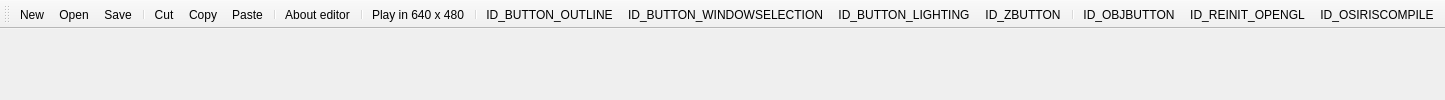
<?xml version="1.0"?>
<ui version="4.0">
  <class>Form</class>
  <widget class="QMainWindow" name="idr_mainframe_toolbar">
    <widget class="QToolBar" name="IDR_MAINFRAME">
      <addaction name="ID_FILE_NEW" />
      <addaction name="ID_FILE_OPEN" />
      <addaction name="ID_FILE_SAVE" />
      <addaction name="separator" />
      <addaction name="ID_EDIT_CUT" />
      <addaction name="ID_EDIT_COPY" />
      <addaction name="ID_EDIT_PASTE" />
      <addaction name="separator" />
      <addaction name="ID_APP_ABOUT" />
      <addaction name="separator" />
      <addaction name="ID_FILE_PLAY640X480" />
      <addaction name="separator" />
      <addaction name="ID_BUTTON_OUTLINE" />
      <addaction name="ID_BUTTON_WINDOWSELECTION" />
      <addaction name="ID_BUTTON_LIGHTING" />
      <addaction name="ID_ZBUTTON" />
      <addaction name="separator" />
      <addaction name="ID_OBJBUTTON" />
      <addaction name="ID_REINIT_OPENGL" />
      <addaction name="ID_OSIRISCOMPILE" />
    </widget>
    <action name="IDD_ORPHANHUNTER">
      <property name="text">
        <string>Orphan Hunter</string>
      </property>
    </action>
    <action name="IDD_REORDER_PAGES">
      <property name="text">
        <string>Reorder Net Pages</string>
      </property>
    </action>
    <action name="IDD_SHOW_ALL_CHECKED_OUT">
      <property name="text">
        <string>Show All Pages Checked Out</string>
      </property>
    </action>
    <action name="IDM_IMPORT_BITMAP">
      <property name="text">
        <string>Bitmap/Animation Converter...</string>
      </property>
    </action>
    <action name="ID_APP_ABOUT">
      <property name="text">
        <string>&amp;About editor...</string>
      </property>
    </action>
    <action name="ID_APP_EXIT">
      <property name="text">
        <string>E&amp;xit</string>
      </property>
      <property name="shortcut">
        <string>Alt+X</string>
      </property>
    </action>
    <action name="ID_BRIEFING_EDITOR">
      <property name="text">
        <string>Briefing Editor...</string>
      </property>
    </action>
    <action name="ID_BUTTON_LIGHTING">
      <property name="text">
        <string>ID_BUTTON_LIGHTING</string>
      </property>
    </action>
    <action name="ID_BUTTON_OUTLINE">
      <property name="text">
        <string>ID_BUTTON_OUTLINE</string>
      </property>
    </action>
    <action name="ID_BUTTON_WINDOWSELECTION">
      <property name="text">
        <string>ID_BUTTON_WINDOWSELECTION</string>
      </property>
    </action>
    <action name="ID_D3HELP">
      <property name="text">
        <string>Help on D3 Editor</string>
      </property>
    </action>
    <action name="ID_EDITORS_AIPROPERTIES">
      <property name="text">
        <string>AI Properties...</string>
      </property>
    </action>
    <action name="ID_EDITORS_AMBIENTSOUNDS">
      <property name="text">
        <string>Ambient Sounds...</string>
      </property>
    </action>
    <action name="ID_EDITORS_DALLAS">
      <property name="text">
        <string>Dallas Graphical Script Editor...</string>
      </property>
    </action>
    <action name="ID_EDITORS_FILES">
      <property name="text">
        <string>Files...</string>
      </property>
    </action>
    <action name="ID_EDITORS_MEGACELLS">
      <property name="text">
        <string>Megacells...</string>
      </property>
    </action>
    <action name="ID_EDIT_ADDSELECT">
      <property name="text">
        <string>Add Current Room to Selected List</string>
      </property>
    </action>
    <action name="ID_EDIT_ATTACH">
      <property name="text">
        <string>&amp;Attach</string>
      </property>
    </action>
    <action name="ID_EDIT_CLEARSELECTED">
      <property name="text">
        <string>Clear Selected List</string>
      </property>
    </action>
    <action name="ID_EDIT_COPY">
      <property name="text">
        <string>&amp;Copy</string>
      </property>
      <property name="shortcut">
        <string>Ctrl+Ins</string>
      </property>
    </action>
    <action name="ID_EDIT_CUT">
      <property name="text">
        <string>Cu&amp;t</string>
      </property>
      <property name="shortcut">
        <string>Shift+Del</string>
      </property>
    </action>
    <action name="ID_EDIT_DELETE">
      <property name="text">
        <string>&amp;Delete</string>
      </property>
    </action>
    <action name="ID_EDIT_LOADSCRAP">
      <property name="text">
        <string>Load Scrap from Disk</string>
      </property>
    </action>
    <action name="ID_EDIT_PASTE">
      <property name="text">
        <string>&amp;Paste</string>
      </property>
      <property name="shortcut">
        <string>Shift+Ins</string>
      </property>
    </action>
    <action name="ID_EDIT_PLACE">
      <property name="text">
        <string>&amp;Place in Mine</string>
      </property>
    </action>
    <action name="ID_EDIT_PLACE_TERRAIN">
      <property name="text">
        <string>&amp;Place on Terrain</string>
      </property>
    </action>
    <action name="ID_EDIT_REMOVESELECT">
      <property name="text">
        <string>Remove Current Room from Selected List</string>
      </property>
    </action>
    <action name="ID_EDIT_SAVESCRAP">
      <property name="text">
        <string>Save Scrap to Disk</string>
      </property>
    </action>
    <action name="ID_EDIT_SELECTATTACHED">
      <property name="text">
        <string>Select All Rooms Attached to Current Room</string>
      </property>
    </action>
    <action name="ID_EDIT_UNDO">
      <property name="text">
        <string>&amp;Undo</string>
      </property>
      <property name="shortcut">
        <string>Alt+Backspace</string>
      </property>
    </action>
    <action name="ID_FILE_AUTOSAVE">
      <property name="text">
        <string>Autosave</string>
      </property>
      <property name="checkable">
        <bool>true</bool>
      </property>
    </action>
    <action name="ID_FILE_CHECKMINE">
      <property name="text">
        <string>&amp;Check Mine</string>
      </property>
    </action>
    <action name="ID_FILE_FIXCRACKS">
      <property name="text">
        <string>Fix Level Cracks</string>
      </property>
    </action>
    <action name="ID_FILE_FIXDEGENERATEFACES">
      <property name="text">
        <string>Fix/Remove Degenerate Faces</string>
      </property>
    </action>
    <action name="ID_FILE_IMPORT_ROOM">
      <property name="text">
        <string>Import 3DSMax Room</string>
      </property>
    </action>
    <action name="ID_FILE_INFORMATION">
      <property name="text">
        <string>&amp;Information</string>
      </property>
      <property name="shortcut">
        <string>Alt+I</string>
      </property>
    </action>
    <action name="ID_FILE_LEAVE_EDITOR">
      <property name="text">
        <string>Go to main menu...</string>
      </property>
    </action>
    <action name="ID_FILE_LEVELPROPS">
      <property name="text">
        <string>Set Selected Room(s) Properties</string>
      </property>
    </action>
    <action name="ID_FILE_LEVEL_INFO">
      <property name="text">
        <string>Edit Level Info...</string>
      </property>
    </action>
    <action name="ID_FILE_MRU_FILE1">
      <property name="text">
        <string>Recent File</string>
      </property>
      <property name="enabled">
        <bool>false</bool>
      </property>
    </action>
    <action name="ID_FILE_NEW">
      <property name="text">
        <string>&amp;New</string>
      </property>
      <property name="shortcut">
        <string>Ctrl+N</string>
      </property>
    </action>
    <action name="ID_FILE_OPEN">
      <property name="text">
        <string>&amp;Open...</string>
      </property>
      <property name="shortcut">
        <string>Ctrl+O</string>
      </property>
    </action>
    <action name="ID_FILE_PLAY640X480">
      <property name="text">
        <string>&amp;Play in 640 x 480</string>
      </property>
      <property name="shortcut">
        <string>Alt+P</string>
      </property>
    </action>
    <action name="ID_FILE_PREFERENCES">
      <property name="text">
        <string>Preferences</string>
      </property>
    </action>
    <action name="ID_FILE_PRINT">
      <property name="text">
        <string>&amp;Print...</string>
      </property>
      <property name="shortcut">
        <string>Ctrl+P</string>
      </property>
    </action>
    <action name="ID_FILE_PRINT_PREVIEW">
      <property name="text">
        <string>Print Pre&amp;view</string>
      </property>
    </action>
    <action name="ID_FILE_PRINT_SETUP">
      <property name="text">
        <string>P&amp;rint Setup...</string>
      </property>
    </action>
    <action name="ID_FILE_REMOVEDUPLICATEFACESFROMCURRENTROOM">
      <property name="text">
        <string>Remove Duplicate Faces from Current Room</string>
      </property>
    </action>
    <action name="ID_FILE_REMOVEEXTRAPOINTS">
      <property name="text">
        <string>Remove Extra Points</string>
      </property>
    </action>
    <action name="ID_FILE_RESTOREGAMESTATE">
      <property name="text">
        <string>Restore Gamestate</string>
      </property>
    </action>
    <action name="ID_FILE_SAVE">
      <property name="text">
        <string>&amp;Save</string>
      </property>
      <property name="shortcut">
        <string>Ctrl+S</string>
      </property>
    </action>
    <action name="ID_FILE_SAVEGOALTEXT">
      <property name="text">
        <string>Save Goal Text to File</string>
      </property>
    </action>
    <action name="ID_FILE_SAVE_AS">
      <property name="text">
        <string>Save &amp;As...</string>
      </property>
    </action>
    <action name="ID_FILE_STATS">
      <property name="text">
        <string>Show Level Stats</string>
      </property>
    </action>
    <action name="ID_FILE_VERIFY_LEVEL">
      <property name="text">
        <string>Verify Level</string>
      </property>
    </action>
    <action name="ID_HOTSPOT_TGA">
      <property name="text">
        <string>HotSpot TGA Extractor...</string>
      </property>
    </action>
    <action name="ID_MINE_VIEW">
      <property name="text">
        <string>Mine View</string>
      </property>
      <property name="shortcut">
        <string>F2</string>
      </property>
    </action>
    <action name="ID_OBJBUTTON">
      <property name="text">
        <string>ID_OBJBUTTON</string>
      </property>
    </action>
    <action name="ID_OBJECT_DELETEOBJECT">
      <property name="text">
        <string>Delete Object</string>
      </property>
      <property name="shortcut">
        <string>Del</string>
      </property>
    </action>
    <action name="ID_OBJECT_MOVEPLAYER">
      <property name="text">
        <string>Move Player 0 to Viewer</string>
      </property>
    </action>
    <action name="ID_OBJECT_PLACECAMERAATCURRENTFACE">
      <property name="text">
        <string>Create New Camera at Current Face</string>
      </property>
    </action>
    <action name="ID_OBJECT_PLACECAMERAATVIEWER">
      <property name="text">
        <string>Create New Camera at Viewer</string>
      </property>
    </action>
    <action name="ID_OBJECT_PLACEOBJECT">
      <property name="text">
        <string>Place Object</string>
      </property>
      <property name="shortcut">
        <string>Ins</string>
      </property>
    </action>
    <action name="ID_OBJECT_PLACESOUNDSOURCEATVIEWER">
      <property name="text">
        <string>Create SoundSource at Viewer</string>
      </property>
    </action>
    <action name="ID_OBJECT_PLACEWAYPOINTATVIEWER">
      <property name="text">
        <string>Place Waypoint at Viewer</string>
      </property>
    </action>
    <action name="ID_OBJECT_SELECTBYNUMBER">
      <property name="text">
        <string>Select Object By Number</string>
      </property>
    </action>
    <action name="ID_OBJECT_SETCAMERAFROMVIEWER">
      <property name="text">
        <string>Move Camera to Viewer</string>
      </property>
    </action>
    <action name="ID_OBJECT_SETVIEWERFROMCAMERA">
      <property name="text">
        <string>Move Viewer to Camera</string>
      </property>
    </action>
    <action name="ID_OSIRISCOMPILE">
      <property name="text">
        <string>ID_OSIRISCOMPILE</string>
      </property>
    </action>
    <action name="ID_REINIT_OPENGL">
      <property name="text">
        <string>ID_REINIT_OPENGL</string>
      </property>
    </action>
    <action name="ID_ROOM_ADD">
      <property name="text">
        <string>&amp;Add Room at Current Face</string>
      </property>
      <property name="shortcut">
        <string>Shift+A</string>
      </property>
    </action>
    <action name="ID_ROOM_ADDVERTTONEWFACE">
      <property name="text">
        <string>Add Vert to New Face</string>
      </property>
      <property name="shortcut">
        <string>Shift+V</string>
      </property>
    </action>
    <action name="ID_ROOM_ATTACHROOM">
      <property name="text">
        <string>Attach Room</string>
      </property>
    </action>
    <action name="ID_ROOM_BUILDBRIDGE">
      <property name="text">
        <string>&amp;Build Bridge</string>
      </property>
    </action>
    <action name="ID_ROOM_BUILDSMOOTHBRIDGE">
      <property name="text">
        <string>Build Smooth Bridge</string>
      </property>
      <property name="shortcut">
        <string>Ctrl+B</string>
      </property>
    </action>
    <action name="ID_ROOM_CLEARCENTERPOINT">
      <property name="text">
        <string>Clear Center Point</string>
      </property>
    </action>
    <action name="ID_ROOM_COMBINE">
      <property name="text">
        <string>Combine Rooms</string>
      </property>
    </action>
    <action name="ID_ROOM_DELETE">
      <property name="text">
        <string>Delete Current Room</string>
      </property>
    </action>
    <action name="ID_ROOM_DELETECONNECTEDFACES">
      <property name="text">
        <string>Delete Connected Faces</string>
      </property>
    </action>
    <action name="ID_ROOM_DELETEFACE">
      <property name="text">
        <string>Delete Current Face</string>
      </property>
    </action>
    <action name="ID_ROOM_DELETEPORTAL">
      <property name="text">
        <string>Delete Current Portal</string>
      </property>
    </action>
    <action name="ID_ROOM_DELETEVERT">
      <property name="text">
        <string>Delete Current Vert From Face</string>
      </property>
    </action>
    <action name="ID_ROOM_DROPROOM">
      <property name="text">
        <string>Drop Room</string>
      </property>
    </action>
    <action name="ID_ROOM_FACE_ADDVERTTOEDGE">
      <property name="text">
        <string>Add Vert To Edge</string>
      </property>
    </action>
    <action name="ID_ROOM_FACE_DELETEVERTONEDGE">
      <property name="text">
        <string>Delete Vert on Edge</string>
      </property>
    </action>
    <action name="ID_ROOM_FACE_MOVEVERTONEDGE">
      <property name="text">
        <string>Move Vert on Edge</string>
      </property>
    </action>
    <action name="ID_ROOM_FACE_SPLITFACE">
      <property name="text">
        <string>Split Face</string>
      </property>
    </action>
    <action name="ID_ROOM_FINISHNEWFACE">
      <property name="text">
        <string>Add Last Point to New Face (Finish Face)</string>
      </property>
    </action>
    <action name="ID_ROOM_GRABTEXTURE">
      <property name="text">
        <string>Grab Texture</string>
      </property>
      <property name="shortcut">
        <string>G</string>
      </property>
    </action>
    <action name="ID_ROOM_JOINROOMS">
      <property name="text">
        <string>Join Rooms</string>
      </property>
    </action>
    <action name="ID_ROOM_JOINROOMSEXACT">
      <property name="text">
        <string>Join Rooms Exact</string>
      </property>
    </action>
    <action name="ID_ROOM_JOIN_ADJACENT_FACES">
      <property name="text">
        <string>Join Adjacent Faces</string>
      </property>
    </action>
    <action name="ID_ROOM_LINKTONEWEXTERNAL">
      <property name="text">
        <string>Link Room to New External Room</string>
      </property>
    </action>
    <action name="ID_ROOM_MARK">
      <property name="text">
        <string>&amp;Mark Room/Face</string>
      </property>
      <property name="shortcut">
        <string>Ctrl+M</string>
      </property>
    </action>
    <action name="ID_ROOM_MERGEOBJECTINTOROOM">
      <property name="text">
        <string>Merge Object into Room</string>
      </property>
    </action>
    <action name="ID_ROOM_NEXTFACE">
      <property name="text">
        <string>Next Face</string>
      </property>
      <property name="shortcut">
        <string>F</string>
      </property>
    </action>
    <action name="ID_ROOM_PLACEROOM">
      <property name="text">
        <string>Place Room at Current Room</string>
      </property>
    </action>
    <action name="ID_ROOM_PLACETERRAINROOM">
      <property name="text">
        <string>Place Room at Current Terrain Cell</string>
      </property>
    </action>
    <action name="ID_ROOM_PREVIOUSFACE">
      <property name="text">
        <string>Previous Face</string>
      </property>
      <property name="shortcut">
        <string>Shift+F</string>
      </property>
    </action>
    <action name="ID_ROOM_PROPAGATETOADJACENTCOPLANARFACES">
      <property name="text">
        <string>Propagate to Adjacent Coplanar Faces</string>
      </property>
      <property name="shortcut">
        <string>Ctrl+F</string>
      </property>
    </action>
    <action name="ID_ROOM_PROPAGATETOALL">
      <property name="text">
        <string>Propagate to All Faces in Room</string>
      </property>
      <property name="shortcut">
        <string>Shift+R</string>
      </property>
    </action>
    <action name="ID_ROOM_RENAMEROOM">
      <property name="text">
        <string>Rename Room</string>
      </property>
      <property name="shortcut">
        <string>Ctrl+R</string>
      </property>
    </action>
    <action name="ID_ROOM_ROTATEPLACEDROOM45DEGREES">
      <property name="text">
        <string>Rotate Placed Room 45 Degrees</string>
      </property>
    </action>
    <action name="ID_ROOM_SAVECURRENTROOM">
      <property name="text">
        <string>Save Current Room</string>
      </property>
    </action>
    <action name="ID_ROOM_SELECTBYNUMBER">
      <property name="text">
        <string>Select Room by Number</string>
      </property>
    </action>
    <action name="ID_ROOM_SELECTFACEBYNUMBER">
      <property name="text">
        <string>Select Face by Number</string>
      </property>
    </action>
    <action name="ID_ROOM_SETCENTERFROMVIEWER">
      <property name="text">
        <string>Set Room Center from Viewer</string>
      </property>
    </action>
    <action name="ID_ROOM_SNAPPLACEDROOM">
      <property name="text">
        <string>Snap Placed Room</string>
      </property>
    </action>
    <action name="ID_ROOM_SNAPPOINTTOEDGE">
      <property name="text">
        <string>Snap Point to Edge</string>
      </property>
    </action>
    <action name="ID_ROOM_SNAPPOINTTOFACE">
      <property name="text">
        <string>Snap Point to Face</string>
      </property>
    </action>
    <action name="ID_ROOM_SNAPPOINTTOPOINT">
      <property name="text">
        <string>Snap Point to Point</string>
      </property>
    </action>
    <action name="ID_ROOM_SPLITFACE">
      <property name="text">
        <string>Triangulate face</string>
      </property>
    </action>
    <action name="ID_ROOM_STARTNEWFACE">
      <property name="text">
        <string>Add First Point to New Face (Start Face)</string>
      </property>
    </action>
    <action name="ID_ROOM_SWAPMAKEDANDCURRENTROOMFACE">
      <property name="text">
        <string>Swap Marked and Current Room/Face</string>
      </property>
    </action>
    <action name="ID_ROOM_UNDOSNAP">
      <property name="text">
        <string>Undo Snap</string>
      </property>
    </action>
    <action name="ID_ROOM_UNPLACEROOM">
      <property name="text">
        <string>Un-place Room/Group/Door</string>
      </property>
    </action>
    <action name="ID_ROOM_VIEW">
      <property name="text">
        <string>Room View</string>
      </property>
      <property name="shortcut">
        <string>F4</string>
      </property>
    </action>
    <action name="ID_SCRIPT_LEVEL_INTERFACE">
      <property name="text">
        <string>Levels and Scripts...</string>
      </property>
    </action>
    <action name="ID_SUBEDITORS_FONT">
      <property name="text">
        <string>Font Editor...</string>
      </property>
    </action>
    <action name="ID_SUBEDITORS_HOGMAKER">
      <property name="text">
        <string>Hog Maker...</string>
      </property>
    </action>
    <action name="ID_SUBEDITORS_TABLEFILEEDIT">
      <property name="text">
        <string>Table File Text Editor...</string>
      </property>
    </action>
    <action name="ID_SUBEDITORS_TABLEFILEFILTER">
      <property name="text">
        <string>Table File Filter...</string>
      </property>
    </action>
    <action name="ID_TERRAIN_VIEW">
      <property name="text">
        <string>Terrain View</string>
      </property>
      <property name="shortcut">
        <string>F3</string>
      </property>
    </action>
    <action name="ID_TEST_TEST1">
      <property name="text">
        <string>Test function 1</string>
      </property>
    </action>
    <action name="ID_TEST_TEST2">
      <property name="text">
        <string>Test function 2</string>
      </property>
    </action>
    <action name="ID_TEST_TEST3">
      <property name="text">
        <string>Test function 3</string>
      </property>
    </action>
    <action name="ID_TOOLS_WORLD_OBJECTS_BUILDINGS">
      <property name="text">
        <string>Buildings...</string>
      </property>
    </action>
    <action name="ID_TOOLS_WORLD_OBJECTS_CLUTTER">
      <property name="text">
        <string>Clutter...</string>
      </property>
    </action>
    <action name="ID_TOOLS_WORLD_OBJECTS_DOOR">
      <property name="text">
        <string>Doors...</string>
      </property>
    </action>
    <action name="ID_TOOLS_WORLD_OBJECTS_LIGHTS">
      <property name="text">
        <string>Lights...</string>
      </property>
    </action>
    <action name="ID_TOOLS_WORLD_OBJECTS_PLAYER">
      <property name="text">
        <string>Player Ships...</string>
      </property>
    </action>
    <action name="ID_TOOLS_WORLD_OBJECTS_POWERUPS">
      <property name="text">
        <string>Powerups...</string>
      </property>
    </action>
    <action name="ID_TOOLS_WORLD_OBJECTS_ROBOTS">
      <property name="text">
        <string>Robots...</string>
      </property>
    </action>
    <action name="ID_TOOLS_WORLD_OBJECTS_SOUND">
      <property name="text">
        <string>Sounds...</string>
      </property>
    </action>
    <action name="ID_TOOLS_WORLD_TEXTURES">
      <property name="text">
        <string>Textures...</string>
      </property>
    </action>
    <action name="ID_TOOLS_WORLD_WEAPONS">
      <property name="text">
        <string>Weapons...</string>
      </property>
    </action>
    <action name="ID_VIEW_CENTERONCUBE">
      <property name="text">
        <string>Center on Current &amp;Room</string>
      </property>
      <property name="shortcut">
        <string>Home</string>
      </property>
    </action>
    <action name="ID_VIEW_CENTERONMINE">
      <property name="text">
        <string>Center on &amp;Mine Origin</string>
      </property>
    </action>
    <action name="ID_VIEW_CENTERONOBJECT">
      <property name="text">
        <string>Center on Current &amp;Object</string>
      </property>
    </action>
    <action name="ID_VIEW_DELETEVIEWER">
      <property name="text">
        <string>Delete Viewer</string>
      </property>
    </action>
    <action name="ID_VIEW_FLIP">
      <property name="text">
        <string>Flip Viewer</string>
      </property>
      <property name="shortcut">
        <string>/</string>
      </property>
    </action>
    <action name="ID_VIEW_KEYPAD_TOGGLE">
      <property name="text">
        <string>Keypad</string>
      </property>
      <property name="shortcut">
        <string>F10</string>
      </property>
    </action>
    <action name="ID_VIEW_MOVECAMERATOCURRENTOBJECT">
      <property name="text">
        <string>Move camera to Current Object</string>
      </property>
    </action>
    <action name="ID_VIEW_MOVECAMERATOSELECTEDFACE">
      <property name="text">
        <string>Move camera to &amp;Current Face</string>
      </property>
      <property name="shortcut">
        <string>Shift+C</string>
      </property>
    </action>
    <action name="ID_VIEW_MOVECAMERATOSELECTEDROOM">
      <property name="text">
        <string>Move camera to &amp;Current Room</string>
      </property>
      <property name="shortcut">
        <string>C</string>
      </property>
    </action>
    <action name="ID_VIEW_NEWVIEWER">
      <property name="text">
        <string>New Viewer</string>
      </property>
    </action>
    <action name="ID_VIEW_NEXTVIEWER">
      <property name="text">
        <string>Next Viewer</string>
      </property>
    </action>
    <action name="ID_VIEW_RESETVIEWRADIUS">
      <property name="text">
        <string>Reset View Radius</string>
      </property>
    </action>
    <action name="ID_VIEW_SHOWOBJECTSINWIREFRAMEVIEW">
      <property name="text">
        <string>Show objects in Wireframe view</string>
      </property>
    </action>
    <action name="ID_VIEW_SHOWVIEWERFORWARDVECTOR">
      <property name="text">
        <string>Show Viewer Forward Vector</string>
      </property>
    </action>
    <action name="ID_VIEW_TEXTUREMINE">
      <property name="text">
        <string>Te&amp;xtured view</string>
      </property>
    </action>
    <action name="ID_VIEW_TOOLBAR">
      <property name="text">
        <string>&amp;Toolbar</string>
      </property>
    </action>
    <action name="ID_VIEW_VIEWPROP">
      <property name="text">
        <string>Display Viewer Properties</string>
      </property>
    </action>
    <action name="ID_VIEW_WIREFRAMEMINE">
      <property name="text">
        <string>&amp;Wireframe view</string>
      </property>
    </action>
    <action name="ID_WINDOW_CASCADE">
      <property name="text">
        <string>&amp;Cascade</string>
      </property>
    </action>
    <action name="ID_WINDOW_TILE">
      <property name="text">
        <string>&amp;Tile</string>
      </property>
    </action>
    <action name="ID_ZBUTTON">
      <property name="text">
        <string>ID_ZBUTTON</string>
      </property>
    </action>
  </widget>
</ui>
